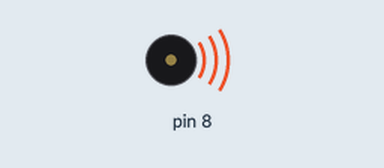
Simulated run of this sketch. Board: Arduino Uno, built with avr-gcc and run on an emulated ATmega328P. Parts: buzzer (waves = sounding).

Above: at 18.6 s.
At 27.7 s:
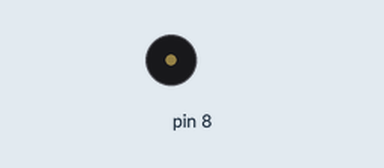
Timing chart, 0 to 29.2 s (numbered marks = the images above):
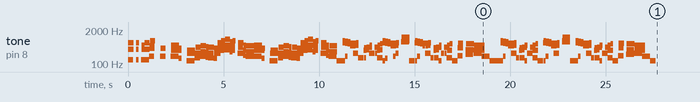

The sketch:

Piano3.ino
```cpp
//Polyphonic music using Arduino tone() function
//Including "Super Mario Theme" test music
//
//Code: M. Eric Carr / Paleotechnologist.net
// eric( atsign ) paleotechnologist dot net
//            CC-BY-NC

//Sheet music from http://kafi.website/mario-theme-song-trumpet-sheet-music/


#include "pitches.h"

void playEnTriad(int noteA, int noteB, int noteC);
void playEnDuad(int noteA, int noteB);
void playQnDuad(int noteA, int noteB);
void playQnTriad(int noteA, int noteB, int noteC);
void playQnTetrad(int noteA, int noteB, int noteC, int noteD);
void playDQnTriad(int noteA, int noteB, int noteC);
void playTripletTriad(int noteA, int noteB, int noteC);
void qnRest() {delay(280);}
void enRest() {delay(140);}

void setup() {
  //Measure 1
  playEnTriad(NOTE_D3, NOTE_FS4, NOTE_E5);
  playEnTriad(NOTE_D3, NOTE_FS4, NOTE_E5);
  enRest();
  playEnTriad(NOTE_D3, NOTE_FS4, NOTE_E5);
  enRest();
  playEnTriad(NOTE_D3, NOTE_FS4, NOTE_C5);
  playQnTriad(NOTE_D3, NOTE_FS4, NOTE_E5);

  //Measure 2
  playQnTetrad(NOTE_G3, NOTE_G4, NOTE_B4, NOTE_G5);
  qnRest();
  playQnDuad(NOTE_G3, NOTE_G4);
  qnRest();

  //Measure 3
  playDQnTriad(NOTE_G3, NOTE_E4, NOTE_C5);
  playEnTriad(NOTE_E3, NOTE_E4, NOTE_G4);
  qnRest();

  //3-4 tie
  playDQnTriad(NOTE_C3, NOTE_C4, NOTE_E4);

  //Measure 4 after the tie
  playQnTriad(NOTE_F3, NOTE_C4, NOTE_A4);
  playQnTriad(NOTE_G3, NOTE_D4, NOTE_B4);
  playEnTriad(NOTE_FS3, NOTE_CS4, NOTE_AS4);
  playQnTriad(NOTE_F3, NOTE_C4, NOTE_A4);

  //Measure 5
  playTripletTriad(NOTE_E3, NOTE_C4, NOTE_G4);
  playTripletTriad(NOTE_C4, NOTE_G4, NOTE_E5);
  playTripletTriad(NOTE_E4, NOTE_B4, NOTE_G5);
  playQnTriad(NOTE_F4, NOTE_C5, NOTE_A5);
  playEnTriad(NOTE_D4, NOTE_A4, NOTE_F5);
  playEnTriad(NOTE_E4, NOTE_B4, NOTE_G5);

  //Measure 6
  enRest();
  playQnTriad(NOTE_C4, NOTE_A4, NOTE_E5);
  playEnTriad(NOTE_A3, NOTE_E4, NOTE_C5);
  playDQnTriad(NOTE_G3, NOTE_D4, NOTE_B4);

  //Measure 7
  playDQnTriad(NOTE_G3, NOTE_E4, NOTE_C5);
  playEnTriad(NOTE_E3, NOTE_E4, NOTE_G4);
  qnRest();

  //7-8 tie
  playDQnTriad(NOTE_C3, NOTE_C4, NOTE_E4);

  //Measure 8 after the tie
  playQnTriad(NOTE_F3, NOTE_C4, NOTE_A4);
  playQnTriad(NOTE_G3, NOTE_D4, NOTE_B4);
  playEnTriad(NOTE_FS3, NOTE_CS4, NOTE_AS4);
  playQnTriad(NOTE_F3, NOTE_C4, NOTE_A4);

  //Measure 9 (same as Measure 5)
  playTripletTriad(NOTE_E3, NOTE_C4, NOTE_G4);
  playTripletTriad(NOTE_C4, NOTE_G4, NOTE_E5);
  playTripletTriad(NOTE_E4, NOTE_B4, NOTE_G5);
  playQnTriad(NOTE_F4, NOTE_C5, NOTE_A5);
  playEnTriad(NOTE_D4, NOTE_A4, NOTE_F5);
  playEnTriad(NOTE_E4, NOTE_B4, NOTE_G5);

  //Measure 10 (same as Measure 6)
  enRest();
  playQnTriad(NOTE_C4, NOTE_A4, NOTE_E5);
  playEnTriad(NOTE_A3, NOTE_E4, NOTE_C5);
  playDQnTriad(NOTE_G3, NOTE_D4, NOTE_B4);

  //Measure 11
  tone(8, NOTE_C3);
  delay(280); //Single quarter note
              //(Pick up the dotted part with the treble;
              // there should be little or no tone gap
              // doing it this way.)
  //noTone(8);
  playEnTriad(NOTE_C3,NOTE_E5,NOTE_G5); //C3 is from the DQN
  playEnTriad(NOTE_G3,NOTE_DS5,NOTE_FS5);
  playEnDuad(NOTE_D5,NOTE_F5);
  playEnDuad(NOTE_B4,NOTE_DS5);          //Just the high two first
  playEnTriad(NOTE_C4,NOTE_B4,NOTE_DS5); //Start the C4 here
  playEnTriad(NOTE_C4,NOTE_C5,NOTE_E5);  //C4 continues with new top

  //Measure 12
  tone(8,NOTE_F3);
  delay(280); //Quarter part of the DQN
  playEnTriad(NOTE_F3,NOTE_E4,NOTE_GS4);
  playEnDuad(NOTE_F4,NOTE_A4);
  playEnTriad(NOTE_C4,NOTE_A4,NOTE_C5);
  tone(8,NOTE_C4);
  delay(140);//Half of the eighth
  playEnDuad(NOTE_C4,NOTE_A4);
  //Have to split the low QN here
  playEnTriad(NOTE_F3,NOTE_E4,NOTE_C5);
  playEnTriad(NOTE_F3,NOTE_F4,NOTE_D5);

  //Measure 13
  tone(8,NOTE_C3); //Qn part of low DQN
  playEnTriad(NOTE_C3,NOTE_E5,NOTE_G5);
  playEnTriad(NOTE_E3,NOTE_DS5,NOTE_FS5);
  playEnDuad(NOTE_D5,NOTE_F5);
  playEnDuad(NOTE_B4,NOTE_DS5); //Have to split it
  playEnTriad(NOTE_G3,NOTE_B4,NOTE_DS5);
  playEnTriad(NOTE_C4,NOTE_C5,NOTE_E5);

  //Measure 14
  enRest();
  playQnTriad(NOTE_F5,NOTE_G5,NOTE_C6);
  playEnTriad(NOTE_F5,NOTE_G5,NOTE_C6);

  //Measure 15 (same as 11)
  tone(8, NOTE_C3);
  delay(280); //Single quarter note
              //(Pick up the dotted part with the treble;
              // there should be little or no tone gap
              // doing it this way.)
  //noTone(8);
  playEnTriad(NOTE_C3,NOTE_E5,NOTE_G5); //C3 is from the DQN
  playEnTriad(NOTE_G3,NOTE_DS5,NOTE_FS5);
  playEnDuad(NOTE_D5,NOTE_F5);
  playEnDuad(NOTE_B4,NOTE_DS5);          //Just the high two first
  playEnTriad(NOTE_C4,NOTE_B4,NOTE_DS5); //Start the C4 here
  playEnTriad(NOTE_C4,NOTE_C5,NOTE_E5);  //C4 continues with new top

  //Measure 16
  tone(8,NOTE_F3);
  delay(140);     //Dotted part of DQN
  playEnTriad(NOTE_F3,NOTE_E4,NOTE_GS4);
  playEnTriad(NOTE_F3,NOTE_F4,NOTE_A4);
  playEnTriad(NOTE_C3,NOTE_A4,NOTE_C5);
  tone(8,NOTE_C4);
  delay(140);
  playEnDuad(NOTE_C4,NOTE_A4);
  playEnTriad(NOTE_F3,NOTE_E4,NOTE_C5);
  playEnTriad(NOTE_F3,NOTE_E4,NOTE_D5);

  //Measure 17
  tone(8,NOTE_C3);
  delay(280);
  playQnTriad(NOTE_GS3,NOTE_GS4,NOTE_DS5);
  enRest();
  playDQnTriad(NOTE_AS3,NOTE_F4,NOTE_D5);

  //Measure 18
  playDQnTriad(NOTE_C4,NOTE_E4,NOTE_C5);
  playEnTriad(NOTE_G3,NOTE_E4,NOTE_C5);
  tone(8,NOTE_G3);
  delay(280);
  tone(8,NOTE_C3);
  delay(280);

  //Measure 19 (same as 11 and 15)
    tone(8, NOTE_C3);
  delay(280); //Single quarter note
              //(Pick up the dotted part with the treble;
              // there should be little or no tone gap
              // doing it this way.)
  //noTone(8);
  playEnTriad(NOTE_C3,NOTE_E5,NOTE_G5); //C3 is from the DQN
  playEnTriad(NOTE_G3,NOTE_DS5,NOTE_FS5);
  playEnDuad(NOTE_D5,NOTE_F5);
  playEnDuad(NOTE_B4,NOTE_DS5);          //Just the high two first
  playEnTriad(NOTE_C4,NOTE_B4,NOTE_DS5); //Start the C4 here
  playEnTriad(NOTE_C4,NOTE_C5,NOTE_E5);  //C4 continues with new top


  //Measure 20 (same as 16)
  tone(8,NOTE_F3);
  delay(140);     //Dotted part of DQN
  playEnTriad(NOTE_F3,NOTE_E4,NOTE_GS4);
  playEnTriad(NOTE_F3,NOTE_F4,NOTE_A4);
  playEnTriad(NOTE_C3,NOTE_A4,NOTE_C5);
  tone(8,NOTE_C4);
  delay(140);
  playEnDuad(NOTE_C4,NOTE_A4);
  playEnTriad(NOTE_F3,NOTE_E4,NOTE_C5);
  playEnTriad(NOTE_F3,NOTE_E4,NOTE_D5);


  //Measure 21 (11, 15, 19)
  tone(8, NOTE_C3);
  delay(280); //Single quarter note
              //(Pick up the dotted part with the treble;
              // there should be little or no tone gap
              // doing it this way.)
  //noTone(8);
  playEnTriad(NOTE_C3,NOTE_E5,NOTE_G5); //C3 is from the DQN
  playEnTriad(NOTE_G3,NOTE_DS5,NOTE_FS5);
  playEnDuad(NOTE_D5,NOTE_F5);
  playEnDuad(NOTE_B4,NOTE_DS5);          //Just the high two first
  playEnTriad(NOTE_C4,NOTE_B4,NOTE_DS5); //Start the C4 here
  playEnTriad(NOTE_C4,NOTE_C5,NOTE_E5);  //C4 continues with new top

  //Measure 22 and on are 14-18 all over again

  //Measure 22 (14)
  enRest();
  playQnTriad(NOTE_F5,NOTE_G5,NOTE_C6);
  playEnTriad(NOTE_F5,NOTE_G5,NOTE_C6);

  //Measure 23 (same as 11,15)
  tone(8, NOTE_C3);
  delay(280); //Single quarter note
              //(Pick up the dotted part with the treble;
              // there should be little or no tone gap
              // doing it this way.)
  //noTone(8);
  playEnTriad(NOTE_C3,NOTE_E5,NOTE_G5); //C3 is from the DQN
  playEnTriad(NOTE_G3,NOTE_DS5,NOTE_FS5);
  playEnDuad(NOTE_D5,NOTE_F5);
  playEnDuad(NOTE_B4,NOTE_DS5);          //Just the high two first
  playEnTriad(NOTE_C4,NOTE_B4,NOTE_DS5); //Start the C4 here
  playEnTriad(NOTE_C4,NOTE_C5,NOTE_E5);  //C4 continues with new top

  //Measure 24 (16)
  tone(8,NOTE_F3);
  delay(140);     //Dotted part of DQN
  playEnTriad(NOTE_F3,NOTE_E4,NOTE_GS4);
  playEnTriad(NOTE_F3,NOTE_F4,NOTE_A4);
  playEnTriad(NOTE_C3,NOTE_A4,NOTE_C5);
  tone(8,NOTE_C4);
  delay(140);
  playEnDuad(NOTE_C4,NOTE_A4);
  playEnTriad(NOTE_F3,NOTE_E4,NOTE_C5);
  playEnTriad(NOTE_F3,NOTE_E4,NOTE_D5);

  //Measure 25 (17)
  tone(8,NOTE_C3);
  delay(280);
  playQnTriad(NOTE_GS3,NOTE_GS4,NOTE_DS5);
  enRest();
  playDQnTriad(NOTE_AS3,NOTE_F4,NOTE_D5);

  //Measure 26 (18)
  playDQnTriad(NOTE_C4,NOTE_E4,NOTE_C5);
  playEnTriad(NOTE_G3,NOTE_E4,NOTE_C5);
  tone(8,NOTE_G3);
  delay(280);
  tone(8,NOTE_C3);
  delay(280);

  noTone(8);  //MAKE IT STOP! :)


  }//setup()


void loop() {
  delay(10);  //Seems to fix the unresponsive serial port
}


void playQnDuad(int noteA, int noteB) {
  //280ms for a quarter note
  const int NOTEDELAY = 19;  //ms
  const int REPS = 7; //Number of loops for this chord
  int n;
  for (n = 0; n < REPS; n++) {
    tone(8, noteA);
    delay(NOTEDELAY);
    tone(8, noteB);
    delay(NOTEDELAY);
  }
  noTone(8);
  delay(14); //280ms total
}//playQnDuad()

void playEnDuad(int noteA, int noteB) {
  //140ms for an eighth note
  const int NOTEDELAY = 15;  //ms
  const int REPS = 4; //Number of loops for this chord
  int n;
  for (n = 0; n < REPS; n++) {
    tone(8, noteA);
    delay(NOTEDELAY);
    tone(8, noteB);
    delay(NOTEDELAY);
  }
  noTone(8);
  delay(20); //140ms total
}//playEnDuad()

void playQnTriad(int noteA, int noteB, int noteC) {
  //280ms for a quarter note
  const int NOTEDELAY = 15;  //ms
  const int REPS = 6; //Number of loops for this chord
  int n;
  for (n = 0; n < REPS; n++) {
    tone(8, noteA);
    delay(NOTEDELAY);
    tone(8, noteB);
    delay(NOTEDELAY);
    tone(8, noteC);
    delay(NOTEDELAY);
  }
  noTone(8);
  delay(10); //280ms total
}//playQnTriad()

void playQnTetrad(int noteA, int noteB, int noteC, int noteD) {
  //280ms for a quarter note
  const int NOTEDELAY = 13;  //ms
  const int REPS = 5; //Number of loops for this chord
  int n;
  for (n = 0; n < REPS; n++) {
    tone(8, noteA);
    delay(NOTEDELAY);
    tone(8, noteB);
    delay(NOTEDELAY);
    tone(8, noteC);
    delay(NOTEDELAY);
    tone(8, noteD);
    delay(NOTEDELAY);
  }
  noTone(8);
  delay(20); //280ms total
}//playQnTetrad()

void playDQnTriad(int noteA, int noteB, int noteC) {
  //420ms for a dotted quarter note
  const int NOTEDELAY = 15;  //ms
  const int REPS = 9; //Number of loops for this chord
  int n;
  for (n = 0; n < REPS; n++) {
    tone(8, noteA);
    delay(NOTEDELAY);
    tone(8, noteB);
    delay(NOTEDELAY);
    tone(8, noteC);
    delay(NOTEDELAY);
  }
  noTone(8);
  delay(15); //420ms total
}//playDQnTriad()

void playEnTriad(int noteA, int noteB, int noteC) {
  //140ms for an eighth note
  const int NOTEDELAY = 10;  //ms
  const int REPS = 4; //Number of loops for this chord
  int n;
  for (n = 0; n < REPS; n++) {
    tone(8, noteA);
    delay(NOTEDELAY);
    tone(8, noteB);
    delay(NOTEDELAY);
    tone(8, noteC);
    delay(NOTEDELAY);
  }
  noTone(8);
  delay(20); //140ms total for the note
}//playEnTriad()

void playTripletTriad(int noteA, int noteB, int noteC) {
  //186.67ms for a triplet (three QNs fit in two)
  const int NOTEDELAY = 15;  //ms
  const int REPS = 4; //Number of loops for this chord
  int n;
  for (n = 0; n < REPS; n++) {
    tone(8, noteA);
    delay(NOTEDELAY);
    tone(8, noteB);
    delay(NOTEDELAY);
    tone(8, noteC);
    delay(NOTEDELAY);
  }
  noTone(8);
  delay(7); //187ms total
}//playTripletTriad()
```

pitches.h
```cpp
/*************************************************
 * Public Constants
 *************************************************/

#define NOTE_B0  31
#define NOTE_C1  33
#define NOTE_CS1 35
#define NOTE_D1  37
#define NOTE_DS1 39
#define NOTE_E1  41
#define NOTE_F1  44
#define NOTE_FS1 46
#define NOTE_G1  49
#define NOTE_GS1 52
#define NOTE_A1  55
#define NOTE_AS1 58
#define NOTE_B1  62
#define NOTE_C2  65
#define NOTE_CS2 69
#define NOTE_D2  73
#define NOTE_DS2 78
#define NOTE_E2  82
#define NOTE_F2  87
#define NOTE_FS2 93
#define NOTE_G2  98
#define NOTE_GS2 104
#define NOTE_A2  110
#define NOTE_AS2 117
#define NOTE_B2  123
#define NOTE_C3  131
#define NOTE_CS3 139
#define NOTE_D3  147
#define NOTE_DS3 156
#define NOTE_E3  165
#define NOTE_F3  175
#define NOTE_FS3 185
#define NOTE_G3  196
#define NOTE_GS3 208
#define NOTE_A3  220
#define NOTE_AS3 233
#define NOTE_B3  247
#define NOTE_C4  262
#define NOTE_CS4 277
#define NOTE_D4  294
#define NOTE_DS4 311
#define NOTE_E4  330
#define NOTE_F4  349
#define NOTE_FS4 370
#define NOTE_G4  392
#define NOTE_GS4 415
#define NOTE_A4  440
#define NOTE_AS4 466
#define NOTE_B4  494
#define NOTE_C5  523
#define NOTE_CS5 554
#define NOTE_D5  587
#define NOTE_DS5 622
#define NOTE_E5  659
#define NOTE_F5  698
#define NOTE_FS5 740
#define NOTE_G5  784
#define NOTE_GS5 831
#define NOTE_A5  880
#define NOTE_AS5 932
#define NOTE_B5  988
#define NOTE_C6  1047
#define NOTE_CS6 1109
#define NOTE_D6  1175
#define NOTE_DS6 1245
#define NOTE_E6  1319
#define NOTE_F6  1397
#define NOTE_FS6 1480
#define NOTE_G6  1568
#define NOTE_GS6 1661
#define NOTE_A6  1760
#define NOTE_AS6 1865
#define NOTE_B6  1976
#define NOTE_C7  2093
#define NOTE_CS7 2217
#define NOTE_D7  2349
#define NOTE_DS7 2489
#define NOTE_E7  2637
#define NOTE_F7  2794
#define NOTE_FS7 2960
#define NOTE_G7  3136
#define NOTE_GS7 3322
#define NOTE_A7  3520
#define NOTE_AS7 3729
#define NOTE_B7  3951
#define NOTE_C8  4186
#define NOTE_CS8 4435
#define NOTE_D8  4699
#define NOTE_DS8 4978
```
